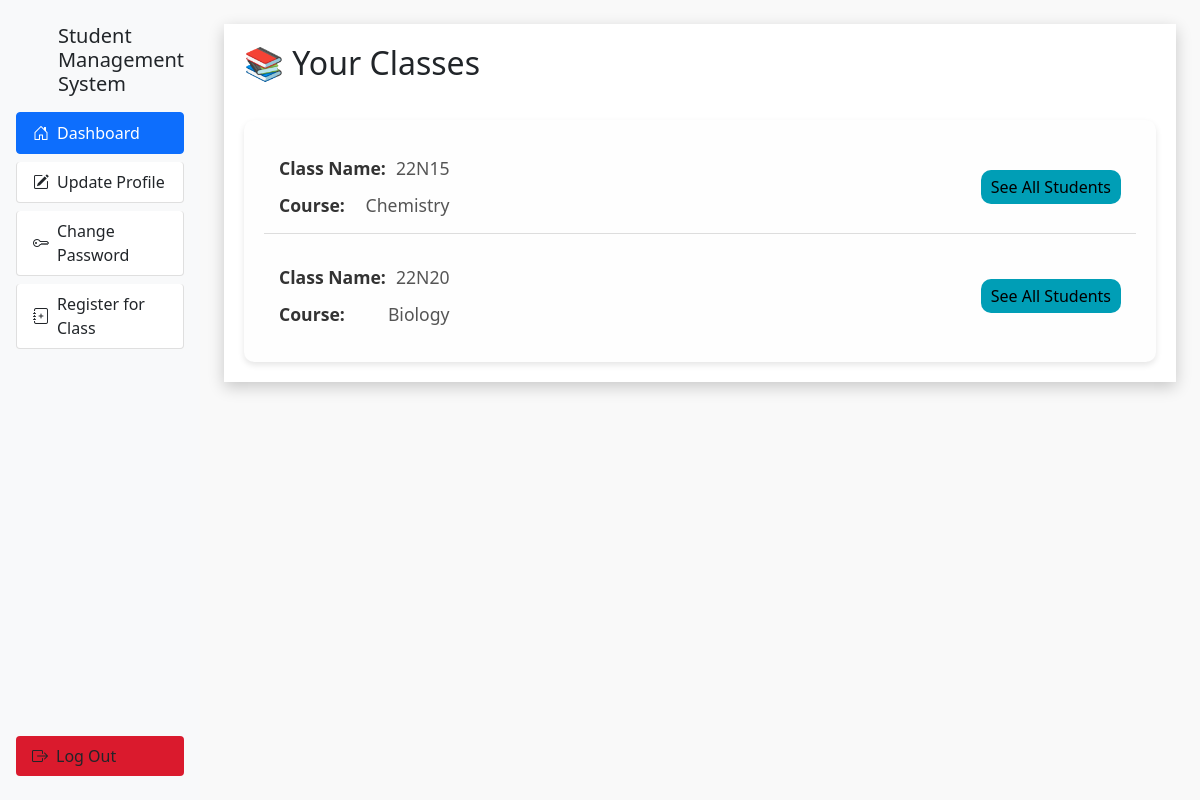
The app's page /user/classes/3 with its own data.
### main.py (models this page shows)
class Class(db.Model):
    id_class = db.Column(db.Integer, primary_key=True)
    name = db.Column(db.String(255), nullable=False)
    id_subject = db.Column(db.Integer, db.ForeignKey('subject.id_subject'), nullable=True)
    id_user = db.Column(db.Integer, db.ForeignKey('user.id'), nullable=True)

class Subject(db.Model):
    id_subject = db.Column(db.Integer, primary_key=True)
    name = db.Column(db.String(255), nullable=False)
    id_class = db.Column(db.Integer, db.ForeignKey('class.id_class'), nullable=True)

### main.py (the view)
@app.route('/user/classes/<int:user_id>', methods=['GET'])
def user_classes(user_id):
    user = User.query.get_or_404(user_id)
    classes = db.session.query(Class, Subject.name.label('subject_name')) \
        .join(Subject, Class.id_subject == Subject.id_subject) \
        .join(Student_Class, Student_Class.class_id == Class.id_class) \
        .filter(Student_Class.user_id == user_id).filter(Student_Class.status == 1).all()
    return render_template('user/classes.html', user=user, classes=classes)

### templates/user/classes.html (shortened to what this page needs)
{% extends "user/layout.html" %}
{% block content %}
<div class="wrapper">
    <div class="content">
        <div class="header">
            <h2>📚 Your Classes</h2>
        </div>
        <div class="class-details">
            {% for class, subject_name in classes %}
            <div class="class-row">
                <div class="class-info">
                    <div class="detail-row">
                        <span class="label">Class Name:</span>
                        <span class="value">{{ class.name }}</span>
                    </div>
                    <div class="detail-row">
                        <span class="label">Course:</span>
                        <span class="value">{{ subject_name }}</span>
                    </div>
                </div>
                <div class="class-actions">
                    <a href="{{ url_for('class_students', class_id=class.id_class) }}" class="btn btn-info">See All
                        Students</a>
                </div>
            </div>
            {% else %}
            <div class="no-classes">
                <p>No classes found.</p>
            </div>
            {% endfor %}
        </div>
    </div>
</div>
{% endblock content %}

### templates/user/classes.html (style rules this page uses)
body { margin: 0; padding: 0; background: #f9f9f9; }
.wrapper { width: 100%; padding: 20px; background: #ffffff; box-shadow: 0px 5px 15px rgba(0, 0, 0, 0.2); }
.content { width: 100%; display: flex; flex-direction: column; gap: 20px; }
.header { display: flex; justify-content: space-between; align-items: center; margin-bottom: 10px; }
.class-details { display: flex; flex-direction: column; gap: 15px; background: #fefefe; padding: 20px; border-radius: 10px; box-shadow: 0px 3px 6px rgba(0, 0, 0, 0.1); }
.class-row { display: flex; justify-content: space-between; align-items: center; padding: 15px; border-bottom: 1px solid #ddd; }
.class-row:last-child { border-bottom: none; }
.class-info { display: flex; flex-direction: column; gap: 10px; }
.detail-row { display: flex; justify-content: space-between; align-items: center; }
.label { font-weight: bold; font-size: 1.1em; color: #333; }
.value { font-size: 1.1em; color: #555; }
.class-actions .btn { border-radius: 10px; padding: 5px 10px; }
.btn-info { background-color: #009eb6; border: none; }
.detail-row .label { margin-right: 10px; }

### records on screen
Class: name "22N15", name "Chemistry"
Class: name "22N20", name "Biology"
